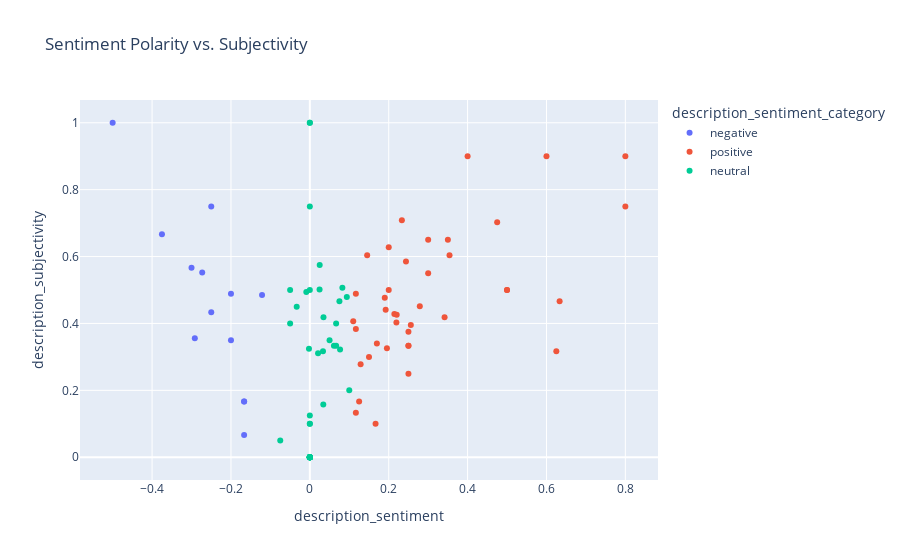

Write notebook code for a chart like this one.
### Markdown cell above
### Scatter Plot: Sentiment Polarity vs. Subjectivity
The scatter plot will provide a visual comparison of sentiment polarity against subjectivity for each article description. The polarity measures how positive or negative the sentiment is, while subjectivity quantifies how much personal opinion versus factual information is contained in the text.

- Positive Sentiments: Shown in green, indicating articles with a more favorable tone.
- Neutral Sentiments: Shown in blue, representing articles with a balanced or unbiased tone.
- Negative Sentiments: Shown in red, highlighting articles with a more unfavorable tone.
This visualization helps to identify patterns and correlations between how subjective the articles are and the sentiment expressed.

### Code cell
def analyze_subjectivity(text):
    """Calculate the subjectivity of the given text using TextBlob."""
    return TextBlob(text).sentiment.subjectivity

# Add subjectivity analysis to the articles
for article in sentiment_analysis_results:
    article['description_subjectivity'] = analyze_subjectivity(article['cleaned_description'])

# Create a DataFrame
df_subjectivity = pd.DataFrame(sentiment_analysis_results)

# Scatter Plot
fig = px.scatter(df_subjectivity, x='description_sentiment', y='description_subjectivity', 
                 color='description_sentiment_category', title='Sentiment Polarity vs. Subjectivity')
fig.show()

### Figure 1 — Plotly figure (JSON) as saved in the notebook; plotly's stock layout.template omitted (floating-point values rounded to 4 significant figures)
{"data": [{"hovertemplate": "description_sentiment_category=negative<br>description_sentiment=%{x}<br>description_subjectivity=%{y}<extra></extra>", "legendgroup": "negative", "marker": {"color": "#636efa", "symbol": "circle"}, "mode": "markers", "name": "negative", "orientation": "v", "showlegend": true, "type": "scatter", "x": [-0.2, -0.5, -0.1667, -0.2729, -0.3, -0.1667, -0.2917, -0.1212, -0.2, -0.1667, -0.375, -0.25, -0.25], "xaxis": "x", "y": [0.4889, 1, 0.06667, 0.5521, 0.5667, 0.1667, 0.3556, 0.4848, 0.35, 0.1667, 0.6667, 0.75, 0.4333], "yaxis": "y"}, {"hovertemplate": "description_sentiment_category=positive<br>description_sentiment=%{x}<br>description_subjectivity=%{y}<extra></extra>", "legendgroup": "positive", "marker": {"color": "#EF553B", "symbol": "circle"}, "mode": "markers", "name": "positive", "orientation": "v", "showlegend": true, "type": "scatter", "x": [0.6, 0.25, 0.2437, 0.25, 0.475, 0.11, 0.3542, 0.3, 0.19, 0.1167, 0.2195, 0.2333, 0.4, 0.1167, 0.2, 0.2143, 0.1923, 0.1955, 0.2561, 0.2, 0.8, 0.1288, 0.2202, 0.5, 0.15, 0.25, 0.1453, 0.3, 0.1167, 0.35, 0.8, 0.2788, 0.125, 0.1667, 0.17, 0.625, 0.25, 0.3417, 0.6333, 0.5], "xaxis": "x", "y": [0.9, 0.375, 0.5854, 0.3333, 0.7028, 0.4067, 0.6042, 0.65, 0.4767, 0.4889, 0.403, 0.7083, 0.9, 0.1333, 0.6278, 0.4286, 0.4409, 0.3258, 0.3952, 0.5, 0.75, 0.2778, 0.4262, 0.5, 0.3, 0.3333, 0.6039, 0.55, 0.3833, 0.65, 0.9, 0.4515, 0.1667, 0.1, 0.34, 0.3167, 0.25, 0.4183, 0.4667, 0.5], "yaxis": "y"}, {"hovertemplate": "description_sentiment_category=neutral<br>description_sentiment=%{x}<br>description_subjectivity=%{y}<extra></extra>", "legendgroup": "neutral", "marker": {"color": "#00cc96", "symbol": "circle"}, "mode": "markers", "name": "neutral", "orientation": "v", "showlegend": true, "type": "scatter", "x": [0, 0, 0, 0, 0.09375, 0, 0, 0, 0, -0.008929, 0, 0.03455, 0.06111, 0.0825, 0, 0.02462, 0, 0.02083, 0.06667, -0.05, 0.07662, -0.002222, 0, 0, 0, 0.075, 0, 0.03333, 0, 0, 0, 0, 0.025, -0.075, 0, -0.05, 0, 0, 0.03409, 0.05, 0, 0, -0.03333, 0, 0, 0.06667, 0.1], "xaxis": "x", "y": [0, 0, 0, 0, 0.4792, 0, 0, 0.1, 0, 0.494, 0, 0.4185, 0.3333, 0.5067, 1, 0.5015, 0, 0.3111, 0.4, 0.4, 0.3221, 0.3244, 0.5, 0, 0, 0.4667, 0, 0.3167, 0, 1, 0, 0, 0.575, 0.05, 0.1, 0.5, 0, 0, 0.1574, 0.35, 0.75, 0.125, 0.45, 0, 0, 0.3333, 0.2], "yaxis": "y"}], "layout": {"legend": {"title": {"text": "description_sentiment_category"}, "tracegroupgap": 0}, "title": {"text": "Sentiment Polarity vs. Subjectivity"}, "xaxis": {"anchor": "y", "domain": [0, 1], "title": {"text": "description_sentiment"}}, "yaxis": {"anchor": "x", "domain": [0, 1], "title": {"text": "description_subjectivity"}}}}
